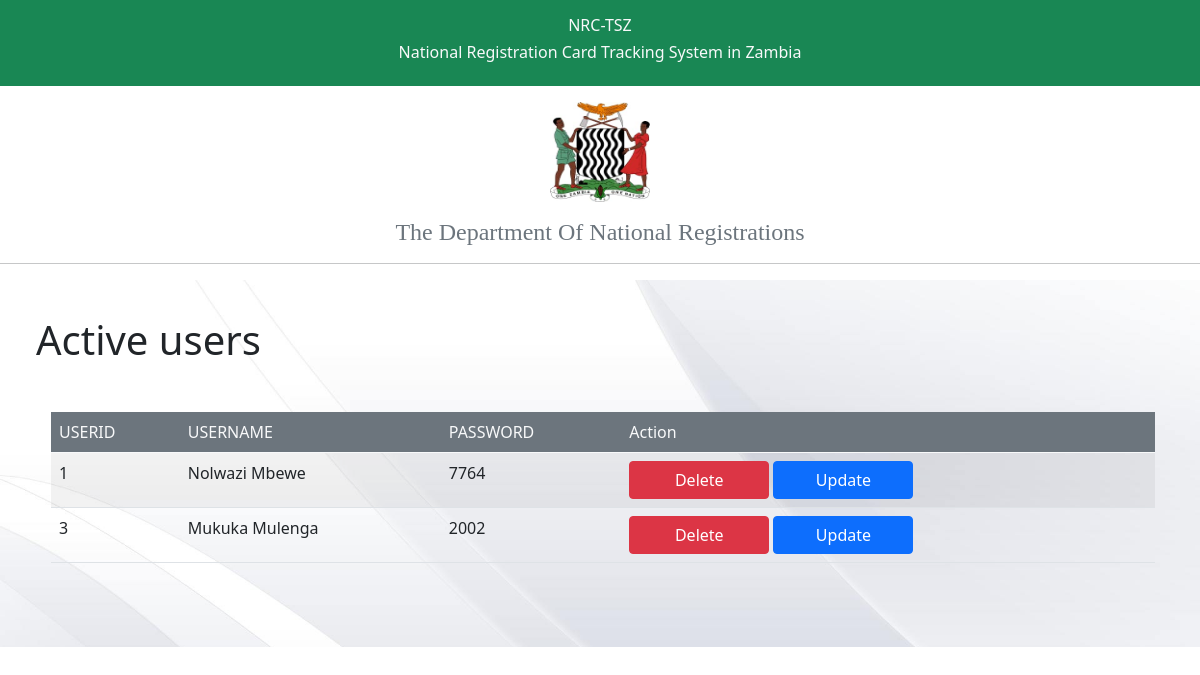
/users/, run on the app's committed database.
### myapp/models.py (models this page shows)
class Users(models.Model):
    username = models.CharField(max_length= 10)
    password = models.CharField(max_length = 10)

### myapp/views.py (the view)
# urls.py: path('users/',users,name='users'),
def users(request):
    user = Users.objects.all()
    return render(request,'userinfo.html',{'user':user})

### myapp/templates/userinfo.html (shortened to what this page needs)
<!DOCTYPE html>
<html lang="en">
<head>
    {% extends "home.html" %}
    {% block content %}
    <h1>Active users</h1>
    <div class="class container">
        <table class="table table-striped my-5">
            <thead class="bg-secondary text-light">
                <tr>
                    <td>USERID</td>
                    <td>USERNAME</td>
                    <td>PASSWORD</td>
                    <td>Action</td>
                </tr>
            </thead>
            <tbody>
                {% for i in user %}
                <tr>
                    <td>{{i.id}}</td>
                    <td>{{i.username}}</td>
                    <td>{{i.password}}</td>
                    <td>
                        <span>
                            <a href="{% url 'removeUser' i.id %}" ><button class="btn btn-danger">Delete</button></a>
                            <a href="{% url 'updateUser' i.id %}"><button class="btn btn-primary">Update</button></a>
                        </span>
                    </td>
                </tr>
                {% endfor %}
            </tbody>
        </table>
    </div>
    {% endblock %}

### data on the page
Users: id "1", username "Nolwazi Mbewe", password "7764"
Users: id "3", username "Mukuka Mulenga", password "2002"
